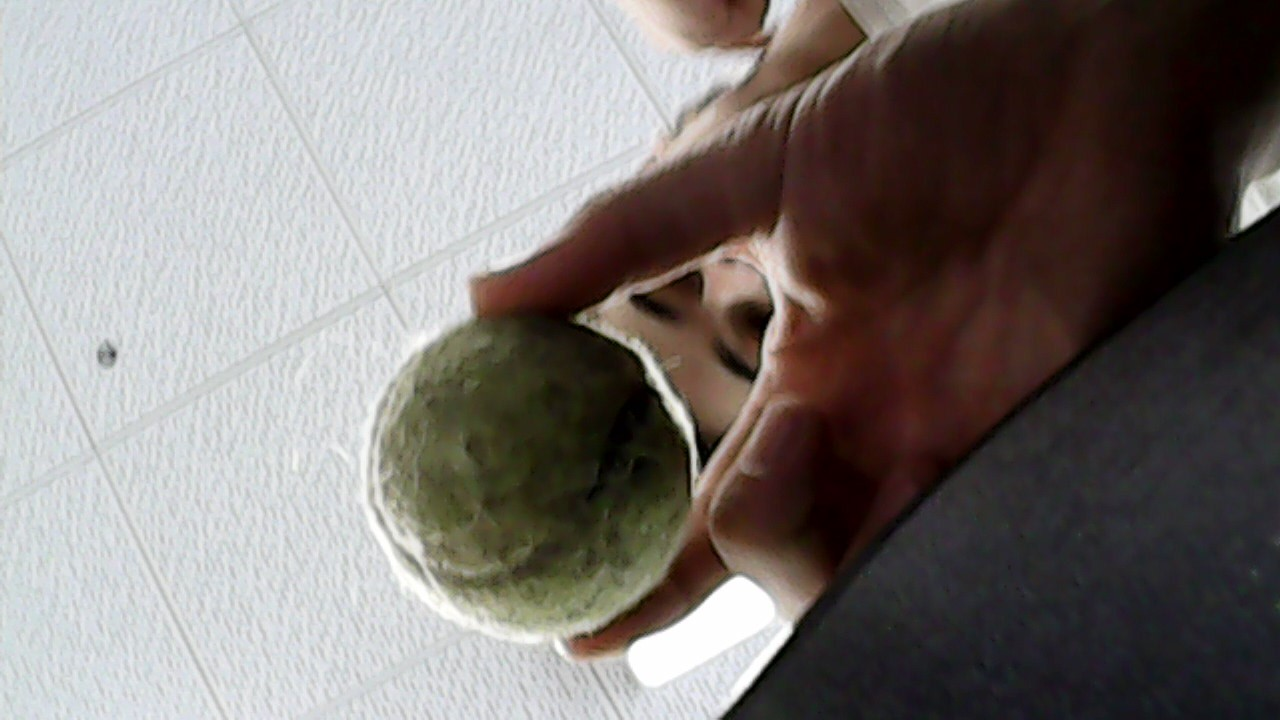
#> input picture testing/blob_testing/testimg3.jpg, 1280 x 720 px
$ python blob_test_3.py   (older library calls are emulated)
#> lines starting #> are read from the running program, lines starting #| are printed output that depends on the picture
#EDGE DETECTION

import cv2
import numpy as np
import colorsys


# Load the image
filename = 'testimg3.jpg'
img = cv2.cvtColor(cv2.imread(filename), cv2.COLOR_BGR2RGB)

# Print shape
height, width, channels = img.shape
#> height = 720; width = 1280; channels = 3
print(img.shape)
#| (720, 1280, 3)

# Convert the image to a NumPy array
image_array = np.array(img)

gray_image = cv2.cvtColor(image_array, cv2.COLOR_BGR2GRAY)
averaged_image = cv2.blur(gray_image, (10, 10))
# _, thresholded_image = cv2.threshold(averaged_image, 150, 255, cv2.THRESH_BINARY)
cv2.imshow('Original Image', image_array)
cv2.waitKey(0)
cv2.destroyAllWindows()

# Split the image into its R, G, B channels
b, g, r = cv2.split(image_array)
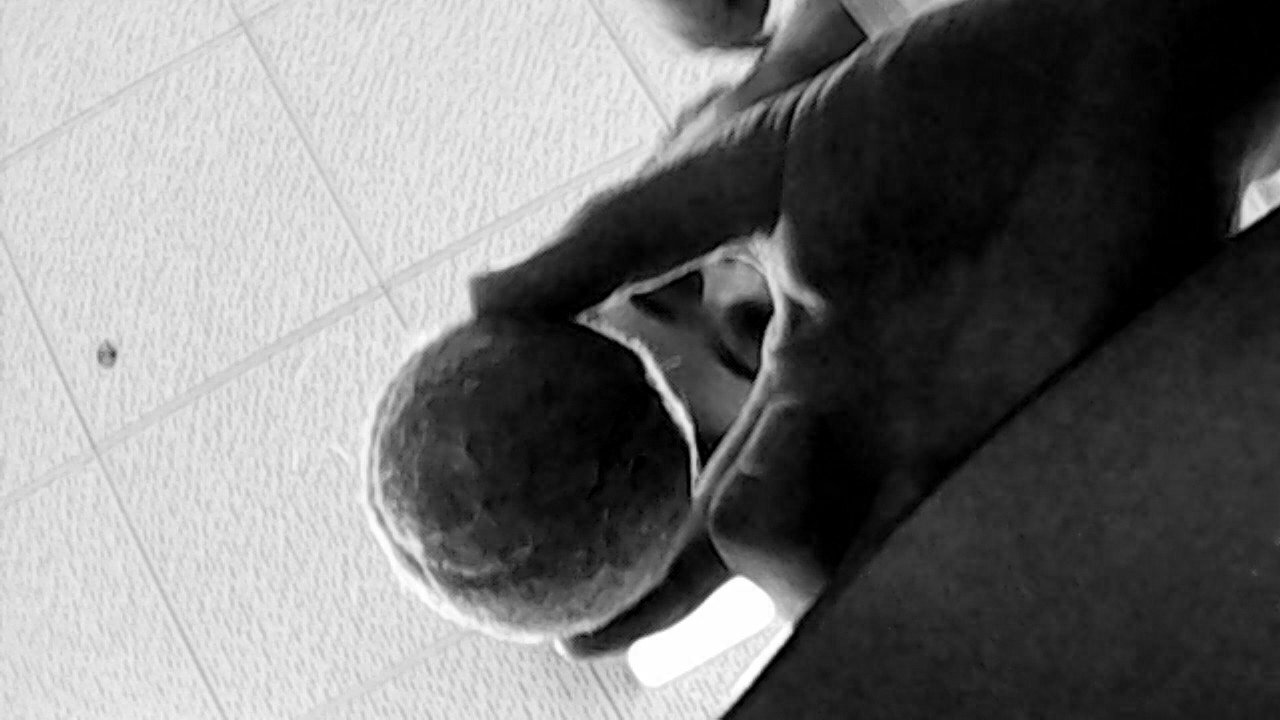
#> r: shape (720, 1280); min 0, max 255, mean 116.9

# Apply Canny edge detection on each channel
edges_b = cv2.Canny(b, 100, 200)
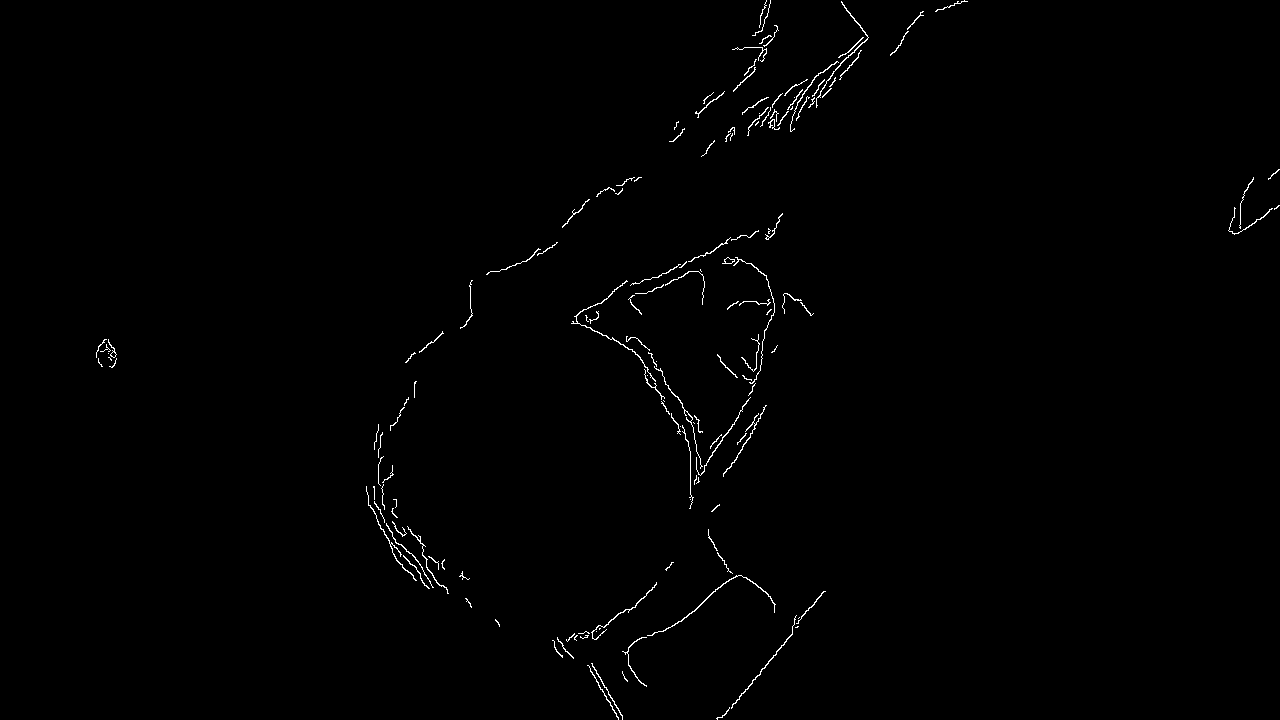
#> edges_b: shape (720, 1280); 0.66% white in thin lines or dots
edges_g = cv2.Canny(g, 100, 200)
#> edges_g: shape (720, 1280); 0.63% white in thin lines or dots
edges_r = cv2.Canny(r, 100, 200)
#> edges_r: shape (720, 1280); 0.76% white in thin lines or dots

# Combine the edges from each channel
edges_combined = cv2.bitwise_or(cv2.bitwise_or(edges_b, edges_g), edges_r)
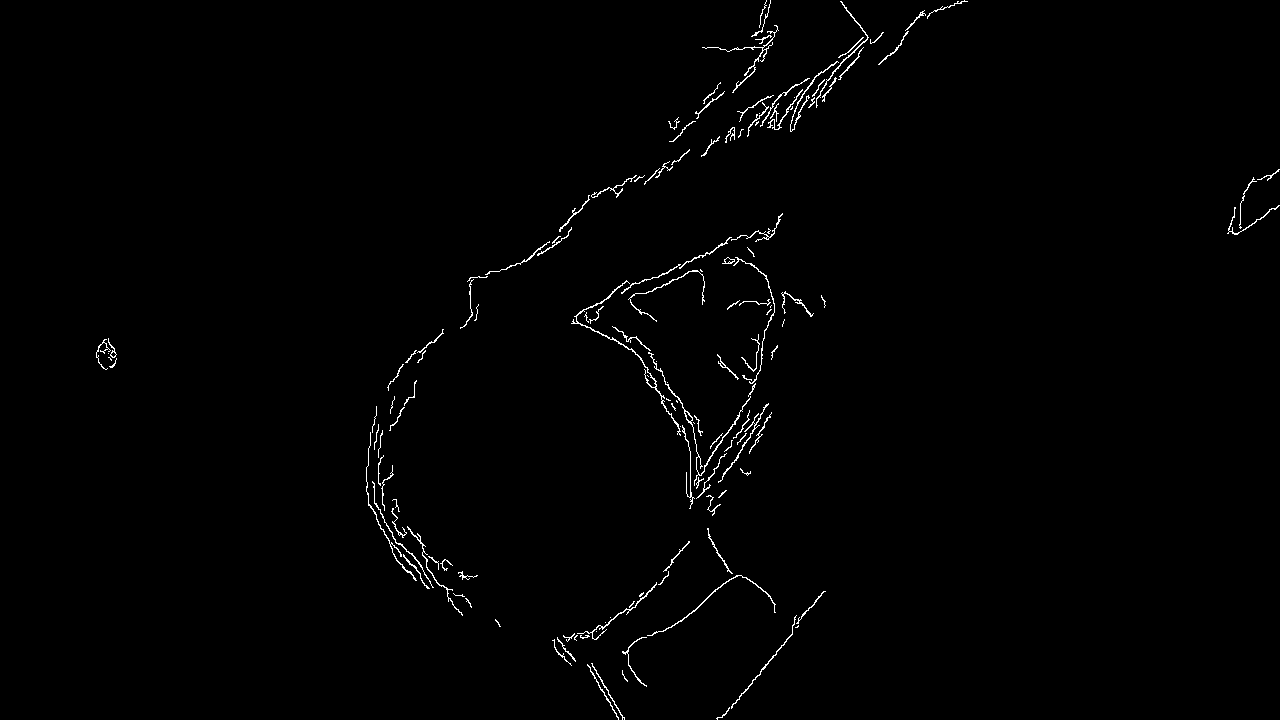
#> edges_combined: shape (720, 1280); 0.93% white in thin lines or dots


# Display the results
cv2.imshow('Edges Combined', edges_combined)
cv2.waitKey(0)
cv2.destroyAllWindows()

# [17 lines of commented-out code are left out]

circles = cv2.HoughCircles(
    edges_combined,                   # Input image
    cv2.HOUGH_GRADIENT,               # Method used (HOUGH_GRADIENT is the only one available)
    dp=1,                             # Inverse ratio of the accumulator resolution to the image resolution
    minDist=200,                       # Minimum distance between the centers of detected circles
    param1=50,                        # Higher threshold for Canny edge detection
    param2=30,                        # Accumulator threshold for the circle centers at the detection stage
    minRadius=0,                      # Minimum radius of the circles
    maxRadius=0                       # Maximum radius of the circles
)
#> circles = [[537.5, 477.5, 160.4], [844.5, 461.5, 155.3], [688.5, 303.5, 80.2], [1014.5, 212.5, 224.9], [747.5, 100.5, 52.8]]

# Convert the circles' coordinates and radii to integers
if circles is not None:
    circles = np.uint16(np.around(circles))
#> circles = [[538, 478, 160], [844, 462, 155], [688, 304, 80], [1014, 212, 225], [748, 100, 53]]

circle_det_image = image_array

if circles is not None:
    for circle in circles[0, :]:
        # Extract the center (x, y) and radius (r) of each circle
        center_x, center_y, radius = circle

        # Draw the outer circle
        cv2.circle(circle_det_image, (center_x, center_y), radius, (0, 255, 0), 2)

        # Draw the center of the circle
        cv2.circle(circle_det_image, (center_x, center_y), 2, (0, 0, 255), 3)
#> this loop made 5 passes
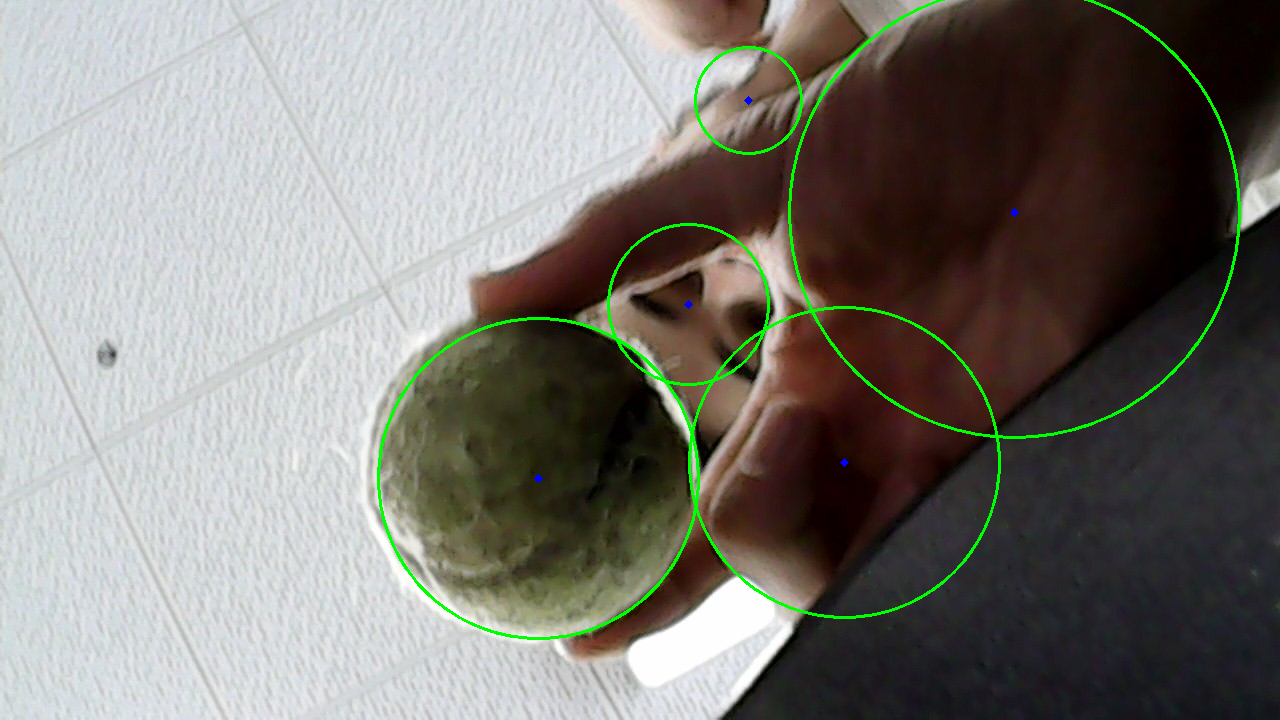
#> circle_det_image: shape (720, 1280, 3); mean R, G, B 124, 121.8, 115.9

# Display the result
cv2.imshow('Detected Circles', circle_det_image)
cv2.waitKey(0)
cv2.destroyAllWindows()

'''
NOTES:
- Edge detector works, but it is unreliable
- Doesn't work when lighting is too bright on ball
'''

$ run again, with testing/blob_testing/testimg1.jpg copied over testing/blob_testing/testimg3.jpg
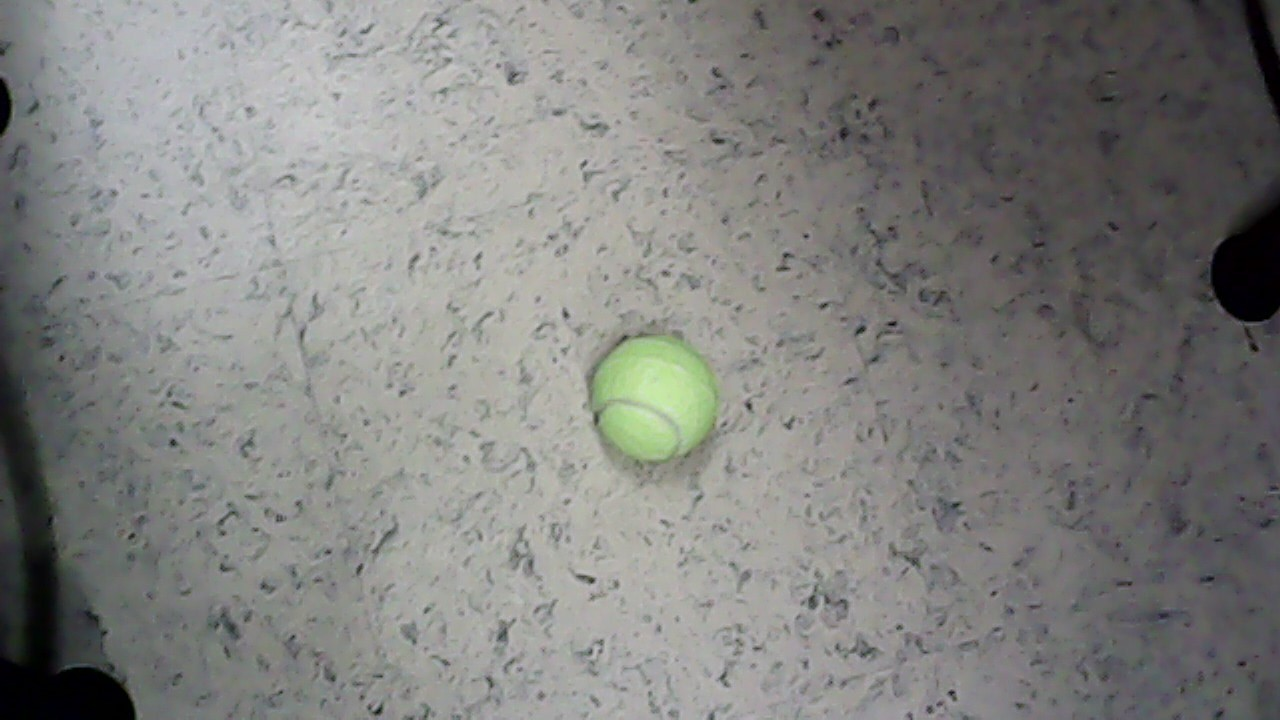
#> input picture testing/blob_testing/testimg1.jpg, 1280 x 720 px
#| (720, 1280, 3)
#> `edges_b = cv2.Canny(b, 100, 200)`:
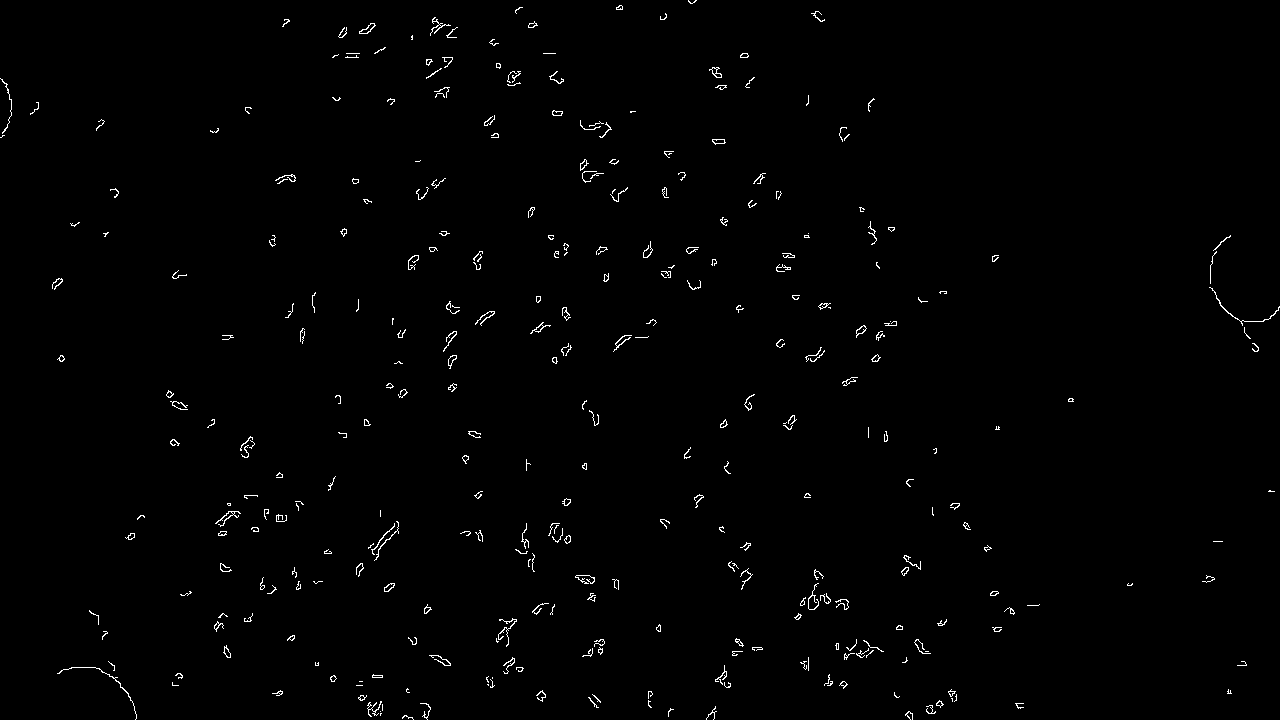
#> edges_b: shape (720, 1280); 0.89% white in thin lines or dots
#> edges_g: shape (720, 1280); 0.81% white in thin lines or dots
#> edges_r: shape (720, 1280); 0.91% white in thin lines or dots
#> edges_combined: shape (720, 1280); 1.1% white in thin lines or dots
#> `circles = cv2.HoughCircles( edges_combined,`: circles = [[665.5, 444.5, 220.3], [446.5, 475.5, 168.7], [523.5, 268.5, 120.9], [544.5, 668.5, 58.2], [871.5, 538.5, 111.6], [993.5, 361.5, 232.2], [248.5, 537.5, 38]]
#> `circles = np.uint16(np.around(circles))`: circles = [[666, 444, 220], [446, 476, 169], [524, 268, 121], [544, 668, 58], [872, 538, 112], [994, 362, 232], [248, 538, 38]]
#> the loop `for circle in circles[0, :]:` made 7 passes
#> after the loop `for circle in circles[0, :]:`:
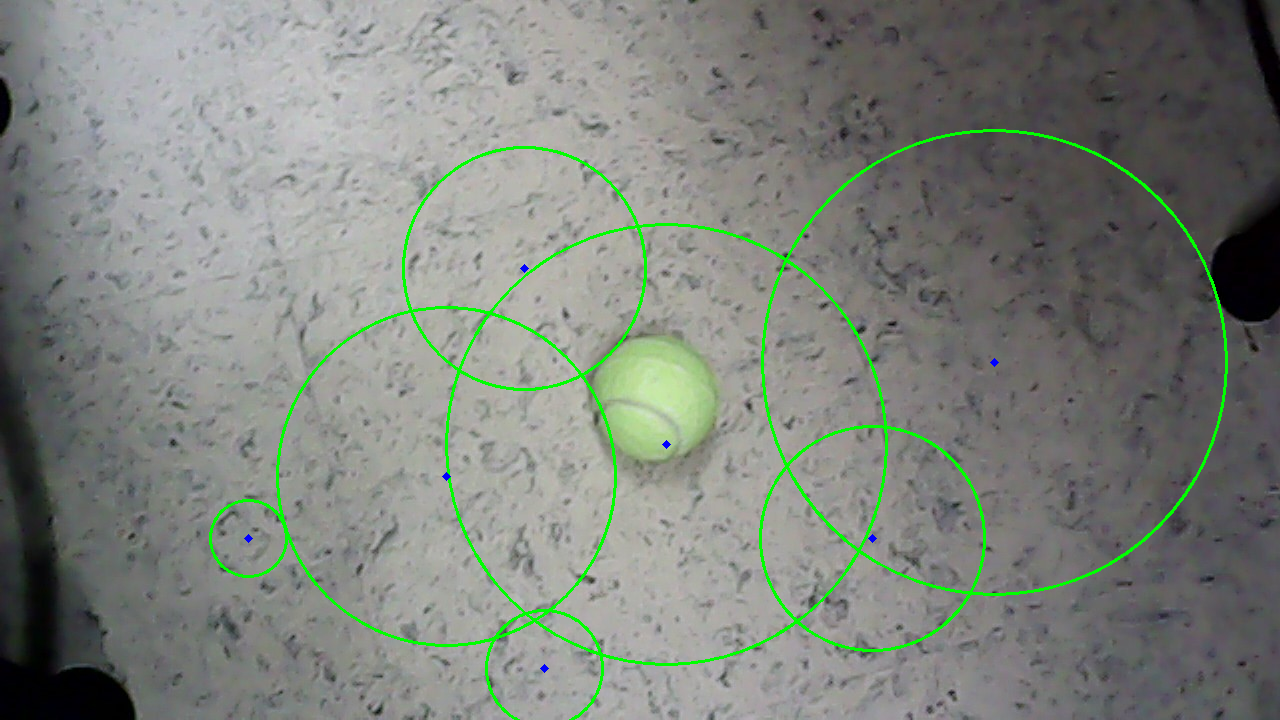
#> circle_det_image: shape (720, 1280, 3); mean R, G, B 125.9, 131, 124
